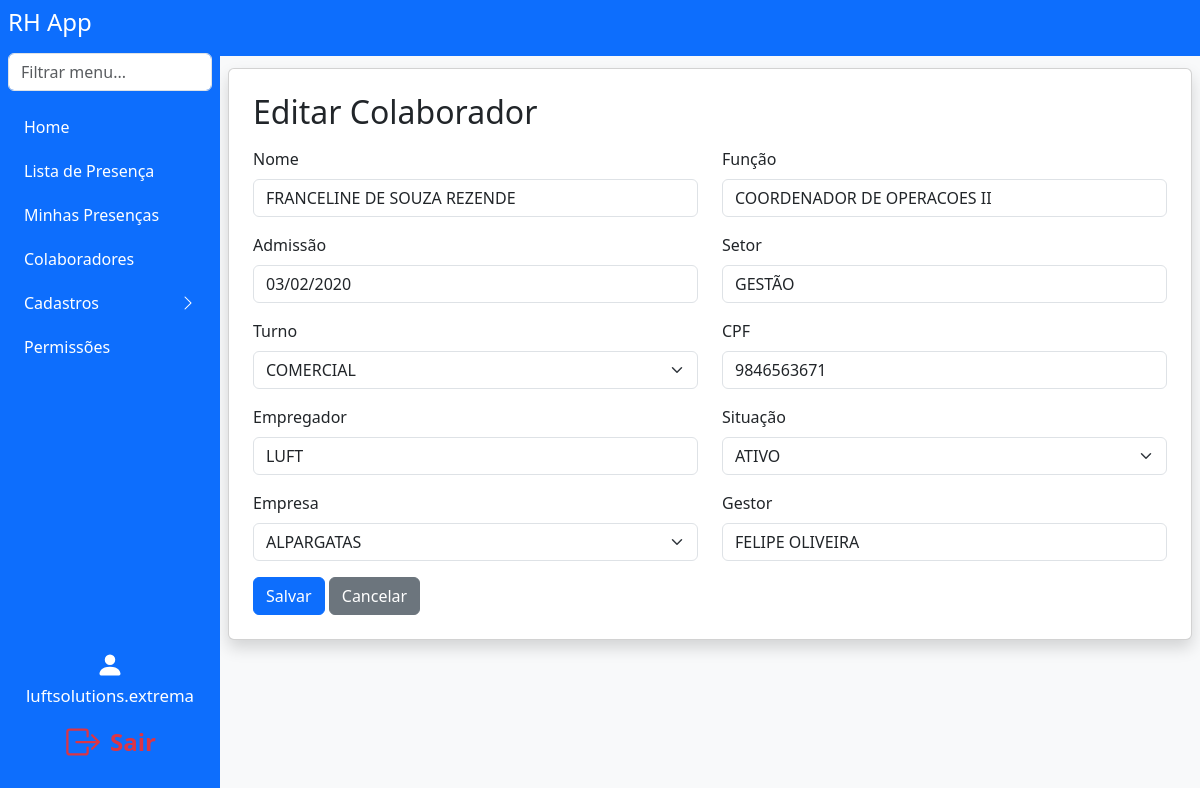
The app's page /edit_colaborador/1 (signed in) with its own data.
### models.py (models this page shows)
class User(db.Model):
    id = db.Column(db.Integer, primary_key=True)
    username = db.Column(db.String(150), unique=True, nullable=False)
    password = db.Column(db.String(150), nullable=False)
    company_id = db.Column(db.Integer, db.ForeignKey('company.id'), nullable=True)
    role = db.Column(db.String(50), nullable=False, default='user')
    all_companies = db.Column(db.Boolean, default=False)
    setor = db.Column(db.String(100), nullable=True)
    turno = db.Column(db.String(50), nullable=True)
    all_setores = db.Column(db.Boolean, default=False)
    all_turnos = db.Column(db.Boolean, default=False)
    setor_id = db.Column(db.Integer, db.ForeignKey('setor.id'))
    setor = db.relationship('Setor')

class Colaborador(db.Model):
    id = db.Column(db.Integer, primary_key=True)
    nome = db.Column(db.String(150), nullable=False)
    cpf = db.Column(db.String(14), unique=True, nullable=False)
    funcao = db.Column(db.String(100))
    admissao = db.Column(db.String(30), nullable=False)
    setor_id = db.Column(db.Integer, db.ForeignKey('setor.id'))  # Alterado para chave estrangeira
    setor = db.relationship('Setor')
    turno = db.Column(db.String(30))
    empregador = db.Column(db.String(150))
    situacao = db.Column(db.String(50))
    empresa_id = db.Column(db.Integer, db.ForeignKey('company.id'), nullable=False)
    empresa = db.relationship('Company')
    gestor = db.Column(db.String(150))

class Company(db.Model):
    id = db.Column(db.Integer, primary_key=True)
    name = db.Column(db.String(150), unique=True, nullable=False)
    users = db.relationship('User', backref='company', lazy=True)

### app.py (the view, shortened to what this page needs)
@app.route('/edit_colaborador/<int:colaborador_id>', methods=['GET', 'POST'])
def edit_colaborador(colaborador_id):
    if g.user is None or not has_permission(g.user, 'can_access_colaboradores'):
        flash('Sem acesso.')
        return redirect(url_for('index'))
    colaborador = Colaborador.query.get_or_404(colaborador_id)
    companies = Company.query.all()
    setores = Setor.query.order_by(Setor.nome).all()  # Adicione esta linha
    return render_template('edit_colaborador.html', user=g.user, colaborador=colaborador, companies=companies, setores=setores)

### app.py (called while the page is built)
@app.before_request
def load_logged_in_user():
    user_id = session.get('user_id')
    g.user = None
    if user_id is not None:
        g.user = User.query.get(user_id)

def has_permission(user, perm_field):
    if user.role == 'master' or user.username == MASTER_USER:
        return True
    perm = Permission.query.filter_by(role=user.role).first()
    return getattr(perm, perm_field, False) if perm else False

### templates/edit_colaborador.html (shortened to what this page needs)
<!DOCTYPE html>
<html lang="pt-br">
<head>
    <link href="https://cdn.jsdelivr.net/npm/bootstrap@5.3.3/dist/css/bootstrap.min.css" rel="stylesheet">
</head>
<body class="bg-light">
    {% extends "navbar.html" %}
    {% block content %}
    <div class="card shadow p-4 mb-4">
        <div class="d-flex justify-content-between align-items-center mb-3">
            <h2 class="mb-0">Editar Colaborador</h2>
        </div>
        <form method="POST">
            <div class="row">
                <div class="col-md-6 mb-3">
                    <label for="nome" class="form-label">Nome</label>
                    <input type="text" class="form-control" id="nome" name="nome" value="{{ colaborador.nome }}" required>
                </div>
                <div class="col-md-6 mb-3">
                    <label for="funcao" class="form-label">Função</label>
                    <input type="text" class="form-control" id="funcao" name="funcao" value="{{ colaborador.funcao }}">
                </div>
                <div class="col-md-6 mb-3">
                    <label for="admissao" class="form-label">Admissão</label>
                    <input type="text" class="form-control" id="admissao" name="admissao" value="{{ colaborador.admissao }}">
                </div>
                <div class="col-md-6 mb-3">
                    <label for="setor" class="form-label">Setor</label>
                    <select name="setor_id" class="form-control">
                        {% for setor in setores %}
                            <option value="{{ setor.id }}" {% if colaborador.setor and colaborador.setor.id == setor.id %}selected{% endif %}>{{ setor.nome }}</option>
                        {% endfor %}
                    </select>
                </div>
                <div class="col-md-6 mb-3">
                    <label for="turno" class="form-label">Turno</label>
                    <select class="form-select" id="turno" name="turno" required>
                        <option value="COMERCIAL" {% if colaborador.turno == 'COMERCIAL' %}selected{% endif %}>COMERCIAL</option>
                    </select>
                </div>
                <div class="col-md-6 mb-3">
                    <label for="cpf" class="form-label">CPF</label>
                    <input type="text" class="form-control" id="cpf" name="cpf" value="{{ colaborador.cpf }}" required>
                </div>
                <div class="col-md-6 mb-3">
                    <label for="empregador" class="form-label">Empregador</label>
                    <input type="text" class="form-control" id="empregador" name="empregador" value="{{ colaborador.empregador }}">
                </div>
                <div class="col-md-6 mb-3">
                    <label for="situacao" class="form-label">Situação</label>
                    <select class="form-select" id="situacao" name="situacao" required>
                        <option value="ATIVO" {% if colaborador.situacao == 'ATIVO' %}selected{% endif %}>ATIVO</option>
                    </select>
                </div>
                <div class="col-md-6 mb-3">
                    <label for="empresa_id" class="form-label">Empresa</label>
                    <select class="form-select" id="empresa_id" name="empresa_id">
                        {% for c in companies %}
                            <option value="{{ c.id }}" {% if colaborador.empresa_id == c.id %}selected{% endif %}>{{ c.name }}</option>
                        {% endfor %}
                    </select>
                </div>
                <div class="col-md-6 mb-3">
                    <label for="gestor" class="form-label">Gestor</label>
                    <input type="text" class="form-control" id="gestor" name="gestor" value="{{ colaborador.gestor }}">
                </div>
            </div>
            <button type="submit" class="btn btn-primary">Salvar</button>
            <a href="{{ url_for('colaboradores') }}" class="btn btn-secondary">Cancelar</a>
        </form>
    </div>
    {% endblock %}

### templates/navbar.html (shortened to what this page needs)
<nav class="navbar navbar-expand-lg navbar-dark bg-primary">
  <div class="container-fluid">
    <a class="navbar-brand" href="{{ url_for('index') }}">AppRH</a>
  </div>
</nav>
      {% set pode_cadastro = (
        has_permission(user, 'can_access_register_person') or
        has_permission(user, 'can_access_register_company') or
        has_permission(user, 'can_access_register_sector')
      ) %}
<div class="d-flex">
  <nav class="sidebar bg-primary text-white p-2 d-flex flex-column"
       style="width: 220px; min-width: 220px; max-width: 220px; height: 100vh; position: fixed; left: 0; top: 0; bottom: 0; z-index: 1040; overflow-y: auto;">
    <h4 class="mb-3">RH App</h4>
    <input class="form-control mb-3" type="text" id="menuSearch" placeholder="Filtrar menu...">
    <ul class="nav flex-column" id="sidebarMenu">
      {% if user and has_permission(user, 'can_access_index') %}
      <li class="nav-item mb-1">
        <a class="nav-link text-white" href="{{ url_for('index') }}">Home</a>
      </li>
      {% endif %}
      {% if user and has_permission(user, 'can_access_lista_presenca') %}
      <li class="nav-item mb-1">
        <a class="nav-link text-white" href="{{ url_for('lista_presenca') }}">Lista de Presença</a>
      </li>
      <li class="nav-item mb-1">
        <a class="nav-link text-white" href="{{ url_for('minhas_presencas') }}">Minhas Presenças</a>
      </li>
      {% endif %}
      {% if user and has_permission(user, 'can_access_colaboradores') %}
      <li class="nav-item mb-1">
        <a class="nav-link text-white" href="{{ url_for('colaboradores') }}">Colaboradores</a>
      </li>
      {% endif %}
      {% set pode_cadastro = (
        has_permission(user, 'can_access_register_person') or
        has_permission(user, 'can_access_register_company') or
        has_permission(user, 'can_access_register_sector')
      ) %}
      {% if user and pode_cadastro %}
      <li class="nav-item mb-1">
        <a class="nav-link text-white d-flex justify-content-between align-items-center"
           data-bs-toggle="collapse"
           href="#cadastrosCollapse"
           role="button"
           aria-expanded="false"
           aria-controls="cadastrosCollapse"
           id="cadastrosToggle">
          Cadastros
          <span id="cadastrosIcon" class="bi bi-chevron-right"></span>
        </a>
      </li>
      {% endif %}
      {% if user and (user.role == 'admin' or user.role == 'master' or user.username == 'luftsolutions.extrema') %}
      <li class="nav-item mb-1">
        <a class="nav-link text-white" href="{{ url_for('permissions') }}">Permissões</a>
      </li>
      {% endif %}
    </ul>
    <div class="mt-auto d-flex flex-column justify-content-end align-items-center"
         style="height: 180px; width: 100%; padding-bottom: 24px;">
      {% if user %}
        <div class="mb-2 w-100 d-flex align-items-center justify-content-center flex-column">
          <span class="mb-1" style="font-size: 1.1rem;">
            <svg xmlns="http://www.w3.org/2000/svg" width="28" height="28" fill="#fff" class="bi bi-person-fill" viewBox="0 0 16 16" style="vertical-align:middle;">
              <path d="M3 14s-1 0-1-1 1-4 6-4 6 3 6 4-1 1-1 1H3zm5-6a3 3 0 1 0 0-6 3 3 0 0 0 0 6z"/>
            </svg>
          </span>
          <span style="font-size: 1.05rem;">{{ user.username }}</span>
        </div>
        <a href="{{ url_for('logout') }}" title="Sair"
           class="btn btn-lg w-100 d-flex align-items-center justify-content-center"
           style="background: none; border: none; color: #dc3545; font-size: 1.5rem;">
          <span style="color:#dc3545; font-weight:600;">Sair</span>
        </a>
      {% endif %}
    </div>
  </nav>
  <div class="flex-grow-1" style="min-height: 100vh; padding: 12px 8px 8px 8px; margin-left: 220px;">
    {% block content %}{% endblock %}
  </div>
</div>
<link rel="stylesheet" href="https://cdn.jsdelivr.net/npm/bootstrap-icons@1.11.3/font/bootstrap-icons.min.css">

### records on screen
User: username "luftsolutions.extrema"
Colaborador: nome "FRANCELINE DE SOUZA REZENDE", funcao "COORDENADOR DE OPERACOES II", admissao "03/02/2020", turno "COMERCIAL", cpf "9846563671", empregador "LUFT", situacao "ATIVO", empresa_id "ALPARGATAS", gestor "FELIPE OLIVEIRA"

### other values on screen
form field setor_id "GESTÃO"
